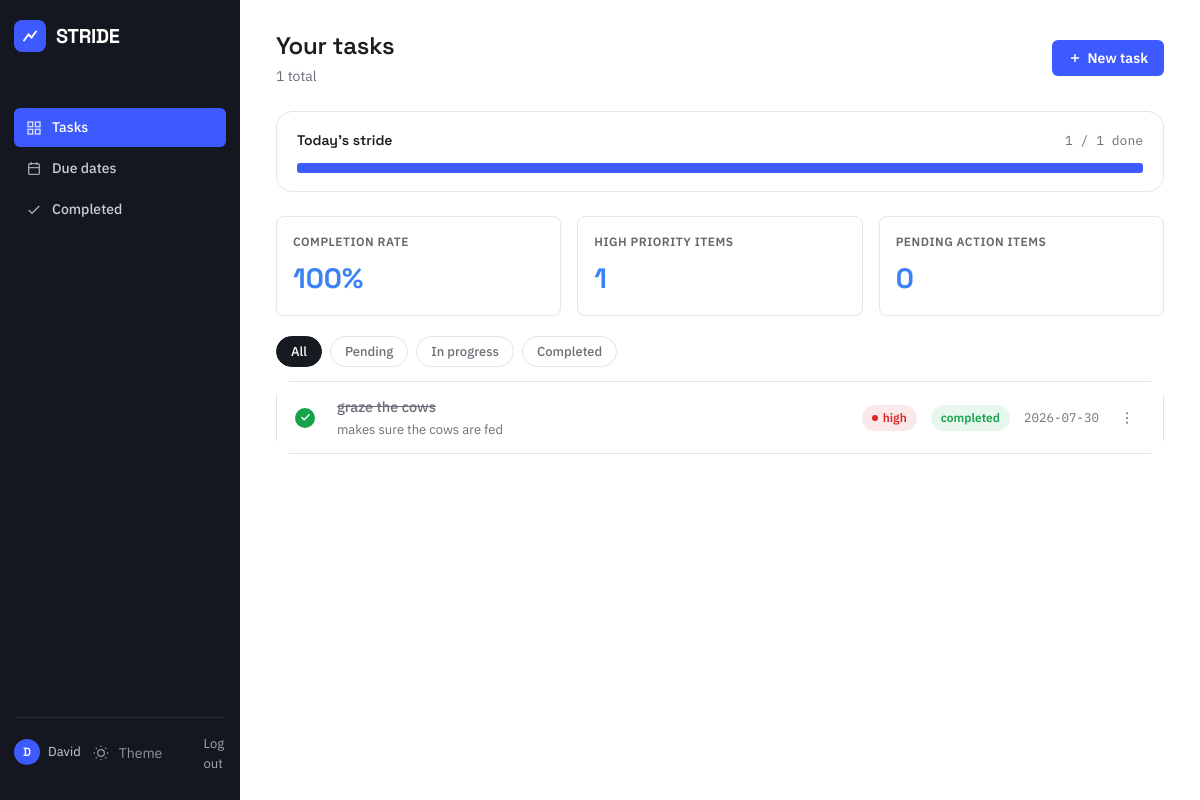
/dashboard (signed in), run on the app's committed database.
### tables this page shows
CREATE TABLE tasks (
    id          INTEGER PRIMARY KEY AUTOINCREMENT,
    user_id     INTEGER NOT NULL,
    title       TEXT NOT NULL,
    description TEXT,
    due_date    DATE,
    priority    TEXT NOT NULL DEFAULT 'medium'
                CHECK (priority IN ('low', 'medium', 'high')),
    status      TEXT NOT NULL DEFAULT 'pending'
                CHECK (status IN ('pending', 'in_progress', 'completed')),
    created_at  TIMESTAMP DEFAULT CURRENT_TIMESTAMP,
    updated_at  TIMESTAMP DEFAULT CURRENT_TIMESTAMP,
    FOREIGN KEY (user_id) REFERENCES users(id) ON DELETE CASCADE
);

### app.py (the view, shortened to what this page needs)
@app.route("/dashboard", methods=["GET", "POST"])
@login_required # Protects route so session["user_id"] is guaranteed to exist
def dashboard():
    db = get_db()
    user_id = session["user_id"]
    tasks = db.execute(
        "SELECT * FROM tasks WHERE user_id = ? ORDER BY id DESC",
        (user_id,)
    ).fetchall()
    return render_template("dashboard.html", tasks=tasks)

### app.py (called while the page is built)
def get_db():
    if "db" not in g:
        g.db = sqlite3.connect(DB_PATH)
        g.db.row_factory = sqlite3.Row          # rows behave like dicts
        g.db.execute("PRAGMA foreign_keys = ON")  # enforce FK constraints per connection
    return g.db

def login_required(view):
    @wraps(view)
    def wrapped_view(*args, **kwargs):
        if session.get("user_id") is None:
            flash("Please log in to continue.")
            return redirect(url_for("login"))
        return view(*args, **kwargs)
    return wrapped_view

### templates/dashboard.html (shortened to what this page needs)
{% extends "base.html" %}
{% block content %}
<div class="topbar">
  <div>
    <h1>Your tasks</h1>
    <div class="sub">{{ tasks|length }} total</div>
  </div>
  <button class="btn-new" id="openAddTask">
    <svg width="14" height="14" viewBox="0 0 24 24" fill="none" stroke="currentColor" stroke-width="2.5">
      <path d="M12 5v14M5 12h14" />
    </svg> New task
  </button>
</div>
<div class="stride-bar">
  <div class="stride-bar-head">
    <span class="label">Today's stride</span>
    <span class="count" id="strideCount">
      {{ tasks|selectattr('status', 'equalto', 'completed')|list|length }} / {{ tasks|length }} done
    </span>
  </div>
  <div class="stride-track" id="strideTrack">
    {% for t in tasks %}
    <div class="stride-step {{ 'done' if t.status == 'completed' else '' }}"></div>
    {% else %}
    <div class="stride-step"></div>
    {% endfor %}
  </div>
</div>
<div class="analytics-grid">
  <div class="stat-card">
    <div class="stat-label">Completion Rate</div>
    <div class="stat-value">
      {% if tasks|length > 0 %}
      {{ ((tasks|selectattr('status', 'equalto', 'completed')|list|length / tasks|length) * 100)|round|int }}%
      {% else %}
      0%
      {% endif %}
    </div>
  </div>
  <div class="stat-card">
    <div class="stat-label">High Priority Items</div>
    <div class="stat-value">
      {{ tasks|selectattr('priority', 'equalto', 'high')|list|length }}
    </div>
  </div>
  <div class="stat-card">
    <div class="stat-label">Pending Action items</div>
    <div class="stat-value">
      {{ tasks|selectattr('status', 'equalto', 'pending')|list|length }}
    </div>
  </div>
</div>
<div class="task-toolbar">
  <button class="filter-chip active" data-filter="all">All</button>
  <button class="filter-chip" data-filter="pending">Pending</button>
  <button class="filter-chip" data-filter="in_progress">In progress</button>
  <button class="filter-chip" data-filter="completed">Completed</button>
</div>
<div class="task-list" id="taskList">
  {% for t in tasks %}
  <div class="task-row {{ 'is-done' if t.status == 'completed' else '' }}" data-status="{{ t.status }}"
    data-task-id="{{ t.id }}">
    <button class="task-check {{ 'checked' if t.status == 'completed' else '' }}" aria-label="Toggle complete">
      <svg viewBox="0 0 24 24" fill="none" stroke="currentColor" stroke-width="3" stroke-linecap="round">
        <path d="M20 6L9 17l-5-5" />
      </svg>
    </button>
    <div class="task-main">
      <div class="task-title">{{ t.title }}</div>
      {% if t.description %}
      <div class="task-desc">{{ t.description }}</div>
      {% endif %}
    </div>
    <span class="pill priority-{{ t.priority }}">
      <span class="pill-dot"></span>{{ t.priority }}
    </span>
    <span class="pill status-{{ t.status }}">{{ t.status.replace('_', ' ') }}</span>
    {% if t.due_date %}
    <span class="task-date">{{ t.due_date }}</span>
    {% else %}
    <span class="task-date">—</span>
    {% endif %}
    <div class="menu-container" style="position: relative;">
      <button type="button" class="task-menu-btn" aria-label="Task options">
        <svg width="16" height="16" viewBox="0 0 24 24" fill="currentColor">
          <circle cx="12" cy="5" r="1.5" />
          <circle cx="12" cy="12" r="1.5" />
          <circle cx="12" cy="19" r="1.5" />
        </svg>
      </button>
    </div>
  </div>
  {% else %}
  <div class="empty-state">
    <h3>No tasks yet</h3>
    <p>Add your first task to start your stride.</p>
    <button class="btn-new" id="openAddTaskEmpty">+ New task</button>
  </div>
  {% endfor %}
</div>
{% endblock %}

### templates/base.html (shortened to what this page needs)
<!DOCTYPE html>
<html lang="en">
<head>
    <link rel="stylesheet" href="{{ url_for('static', filename='style.css') }}">
</head>
<body>
    <div class="app-shell">
        <aside class="sidebar">
            <div class="auth-brand">
                <div class="mark">
                    <svg viewBox="0 0 24 24" fill="none" stroke="white" stroke-width="2.5" stroke-linecap="round">
                        <path d="M4 18 L10 10 L14 14 L20 6" />
                    </svg>
                </div>
                <span>STRIDE</span>
            </div>
            <nav>
                <a href="{{ url_for('dashboard') }}" class="{{ 'active' if request.endpoint == 'dashboard' else '' }}">
                    <svg viewBox="0 0 24 24" fill="none" stroke="currentColor" stroke-width="2">
                        <rect x="3" y="3" width="7" height="7" />
                        <rect x="14" y="3" width="7" height="7" />
                        <rect x="3" y="14" width="7" height="7" />
                        <rect x="14" y="14" width="7" height="7" />
                    </svg> Tasks
                </a>
                <a href="{{ url_for('due_dates') }}" class="{{ 'active' if request.endpoint == 'due_dates' else '' }}">
                    <svg viewBox="0 0 24 24" fill="none" stroke="currentColor" stroke-width="2">
                        <rect x="4" y="4" width="16" height="16" rx="2" />
                        <path d="M8 2v4M16 2v4M4 10h16" />
                    </svg> Due dates
                </a>
                <a href="{{ url_for('completed_tasks') }}"
                    class="{{ 'active' if request.endpoint == 'completed_tasks' else '' }}">
                    <svg viewBox="0 0 24 24" fill="none" stroke="currentColor" stroke-width="2">
                        <path d="M20 6L9 17l-5-5" />
                    </svg> Completed
                </a>
            </nav>
            <div class="sidebar-footer">
                {% if session.get('username') %}
                <div class="user-row">
                    <div class="avatar">{{ session['username'][0]|upper }}</div>
                    <span>{{ session['username'] }}</span>
                </div>
                {% endif %}
                <button id="themeToggle" class="theme-toggle-btn" aria-label="Toggle theme">
                    <svg width="16" height="16" viewBox="0 0 24 24" fill="none" stroke="currentColor" stroke-width="2"
                        class="sun-icon">
                        <circle cx="12" cy="12" r="5" />
                        <path
                            d="M12 1v2M12 21v2M4.22 4.22l1.42 1.42M18.36 18.36l1.42 1.42M1 12h2M21 12h2M4.22 19.78l1.42-1.42M18.36 5.64l1.42-1.42" />
                    </svg>
                    <span>Theme</span>
                </button>
                <a href="{{ url_for('logout') }}">Log out</a>
            </div>
        </aside>
        <main class="main">
            {% block content %}{% endblock %}
        </main>
    </div>
</body>
</html>

### data on the page
tasks: title "graze the cows", description "makes sure the cows are fed", priority "high", status.replace "completed", due_date "2026-07-30"

### other printed values
{{ session['username'][0]|upper }} "D"
{{ session['username'] }} "David"
{{ tasks|length }} "1"
{{ tasks|selectattr('status', 'equalto', 'completed')|list|length }} "1"
{{ tasks|selectattr('priority', 'equalto', 'high')|list|length }} "1"
{{ tasks|selectattr('status', 'equalto', 'pending')|list|length }} "0"
